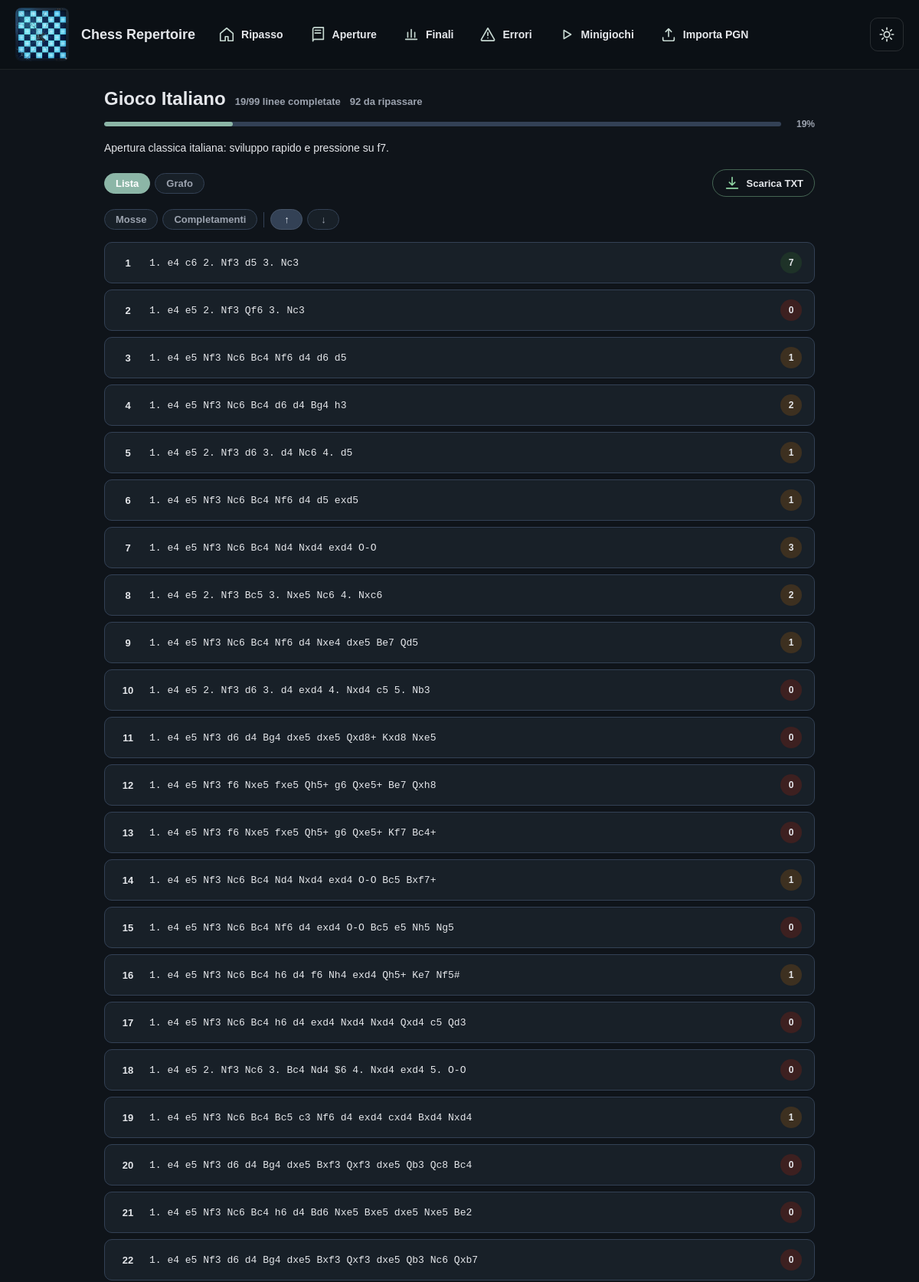
The page /opening/10/ (upper part) on the database its author committed.
### repertoire/models.py (models this page shows, shortened)
class OpeningRoot(models.Model):
    nome = models.CharField(max_length=100, unique=True)
    moves = models.CharField(max_length=50, blank=True, null=True)
    descrizione = models.TextField(blank=True, null=True)
    difesa = models.BooleanField(default=False)
    class Meta:
        ordering = ["nome"]

class ReviewFieldsMixin(models.Model):
    completamenti = models.PositiveIntegerField(default=0)
    last_reviewed = models.DateTimeField(blank=True, null=True)
    due_at = models.DateTimeField(blank=True, null=True)
    review_attempts = models.PositiveIntegerField(default=0)
    mistakes = models.PositiveIntegerField(default=0)
    accuracy = models.FloatField(default=0)
    class Meta:
        abstract = True

class OpeningLine(ReviewFieldsMixin, models.Model):
    root = models.ForeignKey("OpeningRoot", on_delete=models.CASCADE, related_name="linee")
    numero = models.PositiveIntegerField(default=0, null=True, blank=True)
    titolo = models.CharField(max_length=200, blank=True, null=True)
    pgn = models.TextField()
    note = models.TextField(blank=True, null=True)
    flipped = models.BooleanField(default=False)
    difficolta = models.CharField(max_length=20, choices=DIFFICOLTA_CHOICES, default="media", blank=True)
    parent = models.ForeignKey(
        "self",
        null=True,
        blank=True,
        on_delete=models.SET_NULL,
        related_name="varianti",
    )
    class Meta:
        ordering = ["numero"]
    def count_moves(self):
        clean = self.pgn.replace("{", "").replace("}", "")
        return len([m for m in clean.split() if "." not in m and m not in ["1-0", "0-1", "1/2-1/2", "*"]])

### repertoire/views.py (the view)
# urls.py: path('opening/<int:opening_id>/', views.opening_detail, name='opening_detail'),
def opening_detail(request, opening_id):
    opening = get_object_or_404(OpeningRoot, pk=opening_id)
    all_lines = list(
        OpeningLine.objects.filter(root=opening)
        .filter(_numbered_line_filter())
        .annotate(pgn_len=Length("pgn"))
        .order_by("pgn_len", "numero", "id")
    )
    tree_json = json.dumps(_build_move_tree(all_lines))
    completed = sum(1 for line in all_lines if line.completamenti > 0)
    due_count = sum(1 for line in all_lines if is_due(line))
    return render(
        request,
        "repertoire/opening_detail.html",
        {
            "opening": opening,
            "all_lines": all_lines,
            "tree_json": tree_json,
            "completed_lines": completed,
            "due_lines": due_count,
        },
    )

### repertoire/utils.py (called while the page is built)
def tokenize_pgn(pgn):
    text = pgn or ""
    text = re.sub(r"\{[^}]*\}", "", text)
    text = re.sub(r"\([^)]*\)", "", text)
    text = re.sub(r"\$\d+", "", text)
    text = re.sub(r"\d+\.(\.\.)?", " ", text)
    text = re.sub(r"[+#!?]", "", text)
    return [token for token in text.split() if token and token not in RESULT_TOKENS]

def is_due(reviewable, now=None):
    now = now or timezone.now()
    return reviewable.review_attempts == 0 or reviewable.due_at is None or reviewable.due_at <= now

### repertoire/views.py (called while the page is built)
def _pgn_to_moves(pgn):
    return tokenize_pgn(pgn)

def _build_move_tree(lines):
    root = {"n": "", "c": [], "l": None}
    for line in lines:
        moves = _pgn_to_moves(line.pgn)
        node = root
        for move in moves:
            child = next((c for c in node["c"] if c["n"] == move), None)
            if child is None:
                child = {"n": move, "c": [], "l": None}
                node["c"].append(child)
            node = child
        if moves:
            node["l"] = {"id": line.root_id, "num": line.numero}
    return root

def _numbered_line_filter():
    return Q(numero__isnull=False) & Q(numero__gt=0)

### repertoire/templates/repertoire/opening_detail.html (shortened to what this page needs)
{% extends "repertoire/base.html" %}
{% block content %}
<div class="page">
  <div style="display:flex;align-items:baseline;gap:12px;flex-wrap:wrap;">
    <h1 class="page-title">{{ opening.nome }}</h1>
    <span style="font-size:13px;font-weight:700;color:var(--text-muted);white-space:nowrap;">{{ completed_lines }}/{{ all_lines|length }} linee completate</span>
    <span style="font-size:13px;font-weight:700;color:var(--text-muted);white-space:nowrap;">{{ due_lines }} da ripassare</span>
  </div>
  {% if all_lines %}
  {% with pct=completed_lines|stringformat:"s" total=all_lines|length %}
  <div style="margin:8px 0 16px;display:flex;align-items:center;gap:10px;">
    <div style="flex:1;height:6px;background:var(--border);border-radius:4px;overflow:hidden;">
      <div style="height:100%;width:{% widthratio completed_lines all_lines|length 100 %}%;background:var(--accent);border-radius:4px;transition:width .4s;"></div>
    </div>
    <span style="font-size:12px;font-weight:700;color:var(--text-muted);min-width:34px;text-align:right;">{% widthratio completed_lines all_lines|length 100 %}%</span>
  </div>
  {% endwith %}
  {% endif %}
  {% if opening.descrizione %}
  <p class="page-desc">{{ opening.descrizione }}</p>
  {% endif %}
  <div class="toolbar">
    <div style="display:flex;align-items:center;gap:6px;">
      <button class="sort-btn active" id="btnLista">Lista</button>
      <button class="sort-btn" id="btnGrafo">Grafo</button>
    </div>
    <a href="{% url 'download_opening_lines' opening.id %}" class="download-link">
      <svg class="ui-icon" aria-hidden="true"><use href="#icon-download"></use></svg>
      <span>Scarica TXT</span>
    </a>
  </div>
  <div id="sortControls" style="display:flex;align-items:center;gap:6px;flex-wrap:wrap;margin-bottom:16px;">
    <button class="sort-btn" data-sort="mosse">Mosse</button>
    <button class="sort-btn" data-sort="completamenti">Completamenti</button>
    <button class="dir-btn active" id="dirAsc">↑</button>
    <button class="dir-btn" id="dirDesc">↓</button>
  </div>
  <div id="listView">
    {% if all_lines %}
    <div class="linee-list" id="lineList">
      {% for line in all_lines %}
      <a class="linea-card"
         href="{% url 'line_training' line.root.id line.numero %}"
         data-completamenti="{{ line.completamenti }}"
         data-mosse="{{ line.count_moves }}"
         data-original-index="{{ forloop.counter0 }}">
        <span class="linea-num">{{ forloop.counter }}</span>
        <span class="linea-pgn">{{ line.pgn }}</span>
        {% with c=line.completamenti %}
        <span class="completamenti-badge {% if c == 0 %}c-zero{% elif c < 7 %}c-low{% elif c < 15 %}c-mid{% else %}c-high{% endif %}"
              title="{{ c }} completamenti">{{ c }}</span>
        {% endwith %}
      </a>
      {% endfor %}
    </div>
    {% else %}
    <div class="empty-state">Nessuna linea registrata per questa apertura.</div>
    {% endif %}
  </div>
</div>
{% endblock %}

### repertoire/templates/repertoire/base.html (style rules this page uses)
*, *::before, *::after { box-sizing: border-box; }
:root { --bg: #f3f4f6; --bg-card: #ffffff; --bg-header: #18212b; --text: #1f2937; --text-muted: #6b7280; --border: #d1d5db; --input-bg: #fff; --surface-alt: #eef2f7; --accent: #2f6f5e; --accent-strong: #245748; }
html.dark { --bg: #0f141a; --bg-card: #182028; --bg-header: #0b1015; --text: #e5e7eb; --text-muted: #9ca3af; --border: #334155; --input-bg: #111827; --surface-alt: #1f2937; --accent: #8cb6a7; --accent-strong: #b7d4c9; }
body { margin: 0; font-family: Arial, sans-serif; background: var(--bg); color: var(--text); min-height: 100vh; display: flex; flex-direction: column; transition: background .25s, color .25s; }
a { color: var(--text); text-decoration: none; }
.ui-icon { width: 22px; height: 22px; display: inline-block; vertical-align: middle; flex: 0 0 auto; }
html.dark h1, html.dark h2, html.dark h3, html.dark h4, html.dark p, html.dark span, html.dark label { color: var(--text); }

### repertoire/templates/repertoire/opening_detail.html (style rules this page uses)
.page { max-width: 960px; margin: 0 auto; padding: 24px 16px; }
.page-title { font-size: 24px; font-weight: 800; margin: 0 0 4px; }
.page-desc { font-size: 14px; color: var(--text-muted); margin: 0 0 20px; }
.toolbar { display: flex; align-items: center; justify-content: space-between; flex-wrap: wrap; gap: 10px; margin-bottom: 16px; }
.sort-btn { padding: 5px 14px; border: 1px solid var(--border); border-radius: 20px; cursor: pointer; font-size: 13px; font-weight: 600; background: var(--bg-card); color: var(--text-muted); transition: background .15s, color .15s, border-color .15s; }
.sort-btn.active { background: var(--accent); color: #fff; border-color: var(--accent); }
.dir-btn { padding: 5px 12px; border: 1px solid var(--border); border-radius: 20px; cursor: pointer; font-size: 13px; font-weight: 700; background: var(--bg-card); color: var(--text-muted); transition: background .15s, color .15s, border-color .15s; min-width: 42px; }
.dir-btn.active { background: #334155; color: #e2e8f0; border-color: #475569; }
.download-link { background: transparent; color: #8fd4a3; border: 1px solid rgba(143,212,163,0.42); padding: 6px 14px; border-radius: 20px; font-size: 13px; font-weight: 600; text-decoration: none; display: inline-flex; align-items: center; gap: 8px; transition: all .2s; }
.linee-list { display: flex; flex-direction: column; gap: 8px; }
.linea-card { background: var(--bg-card); border: 1px solid var(--border); border-radius: 10px; padding: 12px 16px; display: flex; align-items: center; gap: 14px; text-decoration: none; color: var(--text); transition: box-shadow .18s, border-color .18s, transform .18s; }
.linea-num { font-size: 13px; font-weight: 700; color: var(--text-muted); min-width: 28px; text-align: center; flex-shrink: 0; }
.linea-pgn { flex: 1; font-family: monospace; font-size: 13px; color: var(--accent); white-space: nowrap; overflow: hidden; text-overflow: ellipsis; }
.completamenti-badge { min-width: 28px; height: 28px; border-radius: 50%; display: inline-flex; align-items: center; justify-content: center; font-size: 12px; font-weight: 800; flex-shrink: 0; }
.c-zero { background: #3d2020; color: #c4898a; }
.c-low { background: #3d3020; color: #c4a96a; }
.c-mid { background: #1e3228; color: #6dba84; }

### rows shown on the page
OpeningRoot: nome "Gioco Italiano", descrizione "Apertura classica italiana: sviluppo rapido e pressione su f7."
OpeningLine: pgn "1. e4 c6 2. Nf3 d5 3. Nc3", completamenti "7"
OpeningLine: pgn "1. e4 e5 2. Nf3 Qf6 3. Nc3", completamenti "0"
OpeningLine: pgn "1. e4 e5 Nf3 Nc6 Bc4 Nf6 d4 d6 d5", completamenti "1"
OpeningLine: pgn "1. e4 e5 Nf3 Nc6 Bc4 d6 d4 Bg4 h3", completamenti "2"
OpeningLine: pgn "1. e4 e5 2. Nf3 d6 3. d4 Nc6 4. d5", completamenti "1"
OpeningLine: pgn "1. e4 e5 Nf3 Nc6 Bc4 Nf6 d4 d5 exd5", completamenti "1"
OpeningLine: pgn "1. e4 e5 Nf3 Nc6 Bc4 Nd4 Nxd4 exd4 O-O", completamenti "3"
OpeningLine: pgn "1. e4 e5 2. Nf3 Bc5 3. Nxe5 Nc6 4. Nxc6", completamenti "2"
OpeningLine: pgn "1. e4 e5 Nf3 Nc6 Bc4 Nf6 d4 Nxe4 dxe5 Be7 Qd5", completamenti "1"
OpeningLine: pgn "1. e4 e5 2. Nf3 d6 3. d4 exd4 4. Nxd4 c5 5. Nb3", completamenti "0"
OpeningLine: pgn "1. e4 e5 Nf3 d6 d4 Bg4 dxe5 dxe5 Qxd8+ Kxd8 Nxe5", completamenti "0"
OpeningLine: pgn "1. e4 e5 Nf3 f6 Nxe5 fxe5 Qh5+ g6 Qxe5+ Be7 Qxh8", completamenti "0"
OpeningLine: pgn "1. e4 e5 Nf3 f6 Nxe5 fxe5 Qh5+ g6 Qxe5+ Kf7 Bc4+", completamenti "0"
OpeningLine: pgn "1. e4 e5 Nf3 Nc6 Bc4 Nd4 Nxd4 exd4 O-O Bc5 Bxf7+", completamenti "1"
OpeningLine: pgn "1. e4 e5 Nf3 Nc6 Bc4 Nf6 d4 exd4 O-O Bc5 e5 Nh5 Ng5", completamenti "0"
OpeningLine: pgn "1. e4 e5 Nf3 Nc6 Bc4 h6 d4 f6 Nh4 exd4 Qh5+ Ke7 Nf5#", completamenti "1"
OpeningLine: pgn "1. e4 e5 Nf3 Nc6 Bc4 h6 d4 exd4 Nxd4 Nxd4 Qxd4 c5 Qd3", completamenti "0"
OpeningLine: pgn "1. e4 e5 2. Nf3 Nc6 3. Bc4 Nd4 $6 4. Nxd4 exd4 5. O-O", completamenti "0"
OpeningLine: pgn "1. e4 e5 Nf3 Nc6 Bc4 Bc5 c3 Nf6 d4 exd4 cxd4 Bxd4 Nxd4", completamenti "1"
OpeningLine: pgn "1. e4 e5 Nf3 d6 d4 Bg4 dxe5 Bxf3 Qxf3 dxe5 Qb3 Qc8 Bc4", completamenti "0"
OpeningLine: pgn "1. e4 e5 Nf3 Nc6 Bc4 h6 d4 Bd6 Nxe5 Bxe5 dxe5 Nxe5 Be2", completamenti "0"
OpeningLine: pgn "1. e4 e5 Nf3 d6 d4 Bg4 dxe5 Bxf3 Qxf3 dxe5 Qb3 Nc6 Qxb7", completamenti "0"

### other values the page prints
{{ completed_lines }} "19"
{{ all_lines|length }} "99"
{{ due_lines }} "92"
